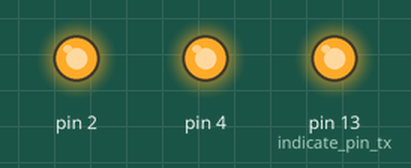
The sketch below on a simulated Arduino Uno, built with avr-gcc and run on an emulated ATmega328P. On the bench: output pins drawn as LEDs (lit = HIGH). No radio packets arrive unless stated; what the sketch prints to the serial monitor is not drawn.

Above: at 0.8 s.
At 6.0 s:
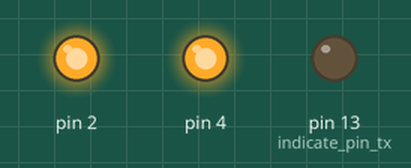
Timing chart, 0 to 14.3 s (numbered marks = the images above):
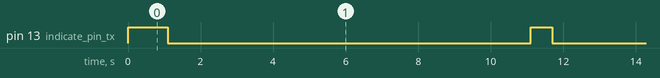

The sketch:

TX.ino
```cpp
#include <VirtualWire.h>

const byte tx_pin = 3;

const byte indicate_pin_tx = 13;

//для таймера
unsigned long nextTime = 0;
int se = 0;


void setup()
{
  Serial.begin(9600);

  pinMode(4, OUTPUT);
  digitalWrite(4, HIGH);
  pinMode(2, OUTPUT);
  digitalWrite(2, HIGH);

  pinMode(indicate_pin_tx, OUTPUT);

  vw_set_tx_pin(tx_pin);
  vw_setup(2000);

  digitalWrite(indicate_pin_tx, HIGH);
  delay(500);
  digitalWrite(indicate_pin_tx, LOW);

  nextTime = millis();
  Serial.println("Ready");
}


void loop()
{
  if (nextTime <= millis())
  {

    //Serial.println("Start");
    // Serial.println(millis());

    if (se > 99)se = 0;
    else se++;

    Serial.print("Send ");  Serial.println(se);
    digitalWrite(indicate_pin_tx, HIGH);
    //отправляем синхронизацию
    send ("s");
    //delay(100);

    for (byte i = 0; i < 8; i++)
    {
      send ("d");
      //delay(10);
    }

    send ("e");
    /*
        send ("0");
        delay(10);
        send ("1");
        delay(10);
        send ("2");
        delay(10);
        send ("3");
        delay(10);
        send ("4");
        delay(10);
        send ("5");
        delay(10);
        send ("6");
        delay(10);
        send ("7");
        delay(10);
        send ("8");
        delay(10);
        send ("9");
    */
    digitalWrite(indicate_pin_tx, LOW);

    nextTime = millis() + 10000;

    // Serial.println("Stop");
    // Serial.println(millis());
  }

  //send ("1");
}

void send(char *mes)
{
  vw_send((uint8_t *)mes, strlen(mes));
  vw_wait_tx();
}
```

Measured:
- by itself, pin 13 (indicate_pin_tx): alternates HIGH for 0.60 s and LOW for 10.0 s
